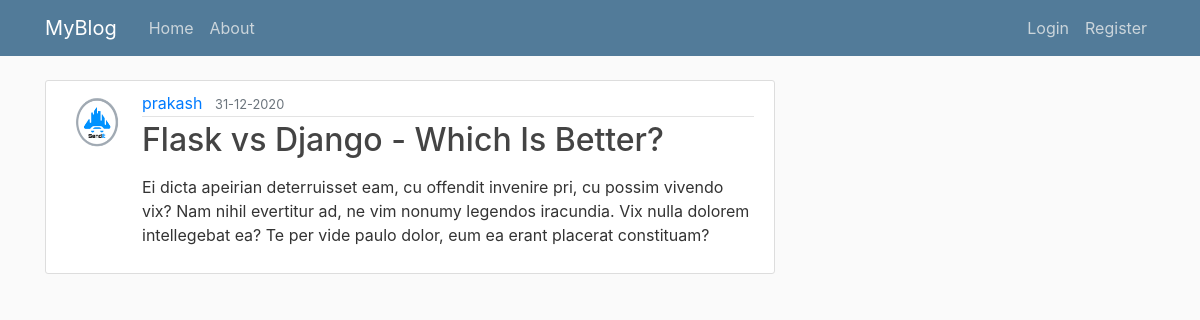
/post/6, run on the app's committed database.
### flask_blog/models.py (models this page shows, shortened)
class User(db.Model, UserMixin):
    id =db.Column(db.Integer, primary_key=True)
    username = db.Column(db.String(20), unique=True, nullable=False)
    email = db.Column(db.String(50), unique=True, nullable=False)
    image_file = db.Column(db.String(20), nullable=False, default='default.jpg')
    password = db.Column(db.String(60), nullable=False)
    posts = db.relationship('Post', backref='author', lazy=True)

class Post(db.Model):
    id =db.Column(db.Integer, primary_key=True)
    title = db.Column(db.String(100),nullable=False)
    date_posted = db.Column(db.DateTime, nullable=False, default = datetime.utcnow)
    content = db.Column(db.Text, nullable=False)
    user_id = db.Column(db.Integer, db.ForeignKey('user.id'), nullable=False)

### flask_blog/posts/routes.py (the view)
@posts.route('/post/<post_id>', methods=['GET','POST'])
def post(post_id):
    post = Post.query.get_or_404(post_id)
    return render_template('post.html', title=post.title, post=post)

### flask_blog/templates/post.html (shortened to what this page needs)
{%extends "layout.html"%}
{% block content %}
            <article class="media content-section">
                <img class="rounded-circle article-img" src="{{ url_for('static', filename='profile_pics/' + post.author.image_file) }}">
                <div class="media-body">
                    <div class="article-metadata">
                    <a class="mr-2" href="{{ url_for('users.user_posts', username=post.author.username) }}">{{ post.author.username }}</a>
                    <small class="text-muted">{{ post.date_posted.strftime('%d-%m-%Y') }}</small>
                    </div>
                    <h2 class="article-title">{{ post.title }}</h2>
                    <p class="article-content">{{ post.content|safe }}</p>
                </div>
            </article>
{% endblock content %}

### flask_blog/static/main.css (style rules this page uses)
body { background: #fafafa; color: #333333; margin-top: 5rem; }
h1, h2, h3, h4, h5, h6 { color: #444444; }
.content-section { background: #ffffff; padding: 10px 20px; border: 1px solid #dddddd; border-radius: 3px; margin-bottom: 20px; }
.article-title { color: #444444; }
.article-content { white-space: pre-line; }
.article-img { height: 60px; width: 60px; margin-right: 16px; }
.article-metadata { padding-bottom: 1px; margin-bottom: 4px; border-bottom: 1px solid #e3e3e3 }

### data on the page
User: image_file (picture), author.username "prakash"
Post: date_posted "31-12-2020", title "Flask vs Django - Which Is Better?", content "Ei dicta apeirian deterruisset eam, cu offendit invenire pri, cu possim vivendo vix? Nam nihil evertitur ad, ne vim nonumy legendos iracundia. Vix nulla dolorem intellegebat ea? Te per vide paulo dolor, eum ea erant placerat constituam?"
